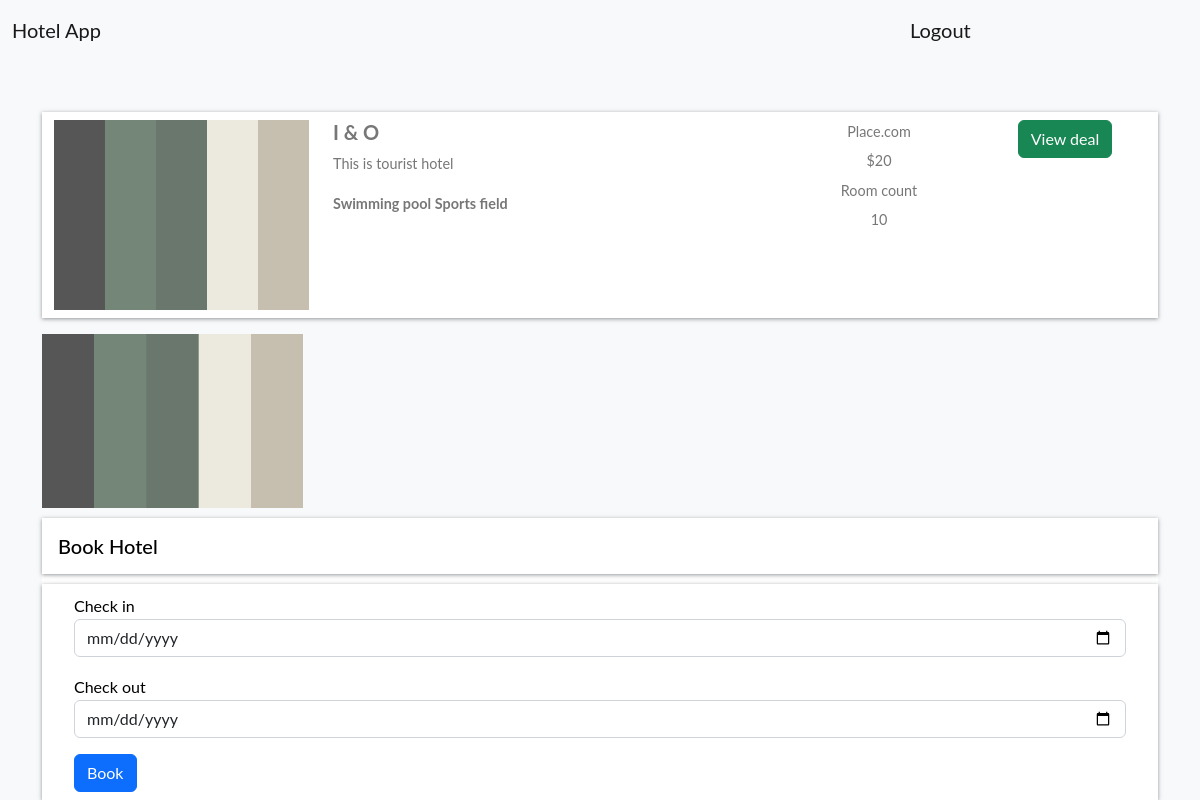
Page /hotel-detail/4c6c84b1-c1f5-4901-8a11-05337921fad1/ (signed in) on the committed database.
### home/models.py (models this page shows, shortened)
class BaseModel(models.Model):
    uid=models.UUIDField(default=uuid.uuid4, editable=False, primary_key=True)
    created_at= models.DateField(auto_now_add=True)
    updated_at = models.DateField(auto_now_add=True)

class HotelImage(BaseModel):
    hotels = models.ForeignKey(Hotel, on_delete = models.CASCADE,  related_name='hotels_name')
    image= models.ImageField(upload_to='hotels')

class Hotel(BaseModel):
    hotel_name = models.CharField(max_length=100)
    hotel_price=models.IntegerField()
    description = models.TextField()
    amenities = models.ManyToManyField(Amenities)
    room_count = models.IntegerField(default=10)

class Amenities(BaseModel):
    amenities_name=models.CharField(max_length=100)

### home/views.py (the view, shortened to what this page needs)
# urls.py: path('hotel-detail/<uid>/', hotel_detail, name='hotel_detail'),
def hotel_detail(request, uid):
    hotel = get_object_or_404(Hotel, uid=uid)
    hotel_images = hotel.hotels_name.all()
    return render(request, 'hotel_detail.html', {'hotel': hotel, 'hotel_images': hotel_images})

### templates/hotel_detail.html (shortened to what this page needs)
{% extends "base.html" %}
{%  block start %}
<div class="container mt-5 pt-5">
    <div class="row search-card-result">
    {% for hotel_image in hotel_images|slice:":1" %}
    <div class="col-md-3">
        <a href="{% url 'hotel_detail' uid=hotel_image.hotels.uid %}">
            <img class="img-fluid" src="{{ hotel_image.image.url }}" alt="">
        </a>
    </div>
        <div class="col-md-5">
            <h5>{{hotel_image.hotels.hotel_name}}</h5>
            <p>
                {{hotel_image.hotels.description}}
            </p>
            <p>
                {% for amenitie in hotel.amenities.all %}
                    <b>{{ amenitie.amenities_name }}</b>
                {% endfor %}
            </p>
        </div>
        <div class="col-md-2 border-left text-center more-offers">
            <p>Place.com</p>
            <p>${{ hotel_image.hotels.hotel_price }}</p>
            <p>Room count</p>
            <p>{{hotel_image.hotels.room_count}}</p>
        </div>
       <div class="col-md-2 border-left text-center more-offers">
                <a href="{% url 'hotel_detail' uid=hotel_image.hotels.uid %}" class="btn btn-success">View deal</a>
     </div>
        {% endfor %}
    </div>
    <div class="row">
        {% for img in hotel_images %}
            <div class="col-md-3">
                <div class="image-container">
                </div>
            </div>
        {% endfor %}
    </div>
    {% if request.user.is_authenticated %}
    <div class="filter-card">
        <h5>Book Hotel</h5>
        <form method="post">
            <div class="row form-group">
                <div class="col-md-12">
                    <label for="mintopay">Check in</label>
                    <p>
                        <input type="date" name="checkin" id="checkin" class="form-control">
                    </p>
                </div>
                <div class="col-md-12">
                    <label for="maxtopay">Check out</label>
                    <p>
                        <input type="date" name="checkout" id="checkout" class="form-control">
                    </p>
                </div>
            </div>
            <div class="row form-group">
                <div class="col-md-12">
                    <input type="submit" class="btn btn-primary btn-block" value="Book">
                </div>
            </div>
        </form>
    </div>
    {% else %}
    <a href="/login/" class="btn btn-primary mt-5 ">Login</a>
    {% endif %}
</div>
{% endblock %}

### rows in the picture
HotelImage: image (picture), hotels.hotel_name "I & O", hotels.description "This is tourist hotel", hotels.hotel_price "20", hotels.room_count "10"
Amenities: amenities_name "Swimming pool"
Amenities: amenities_name "Sports field"
